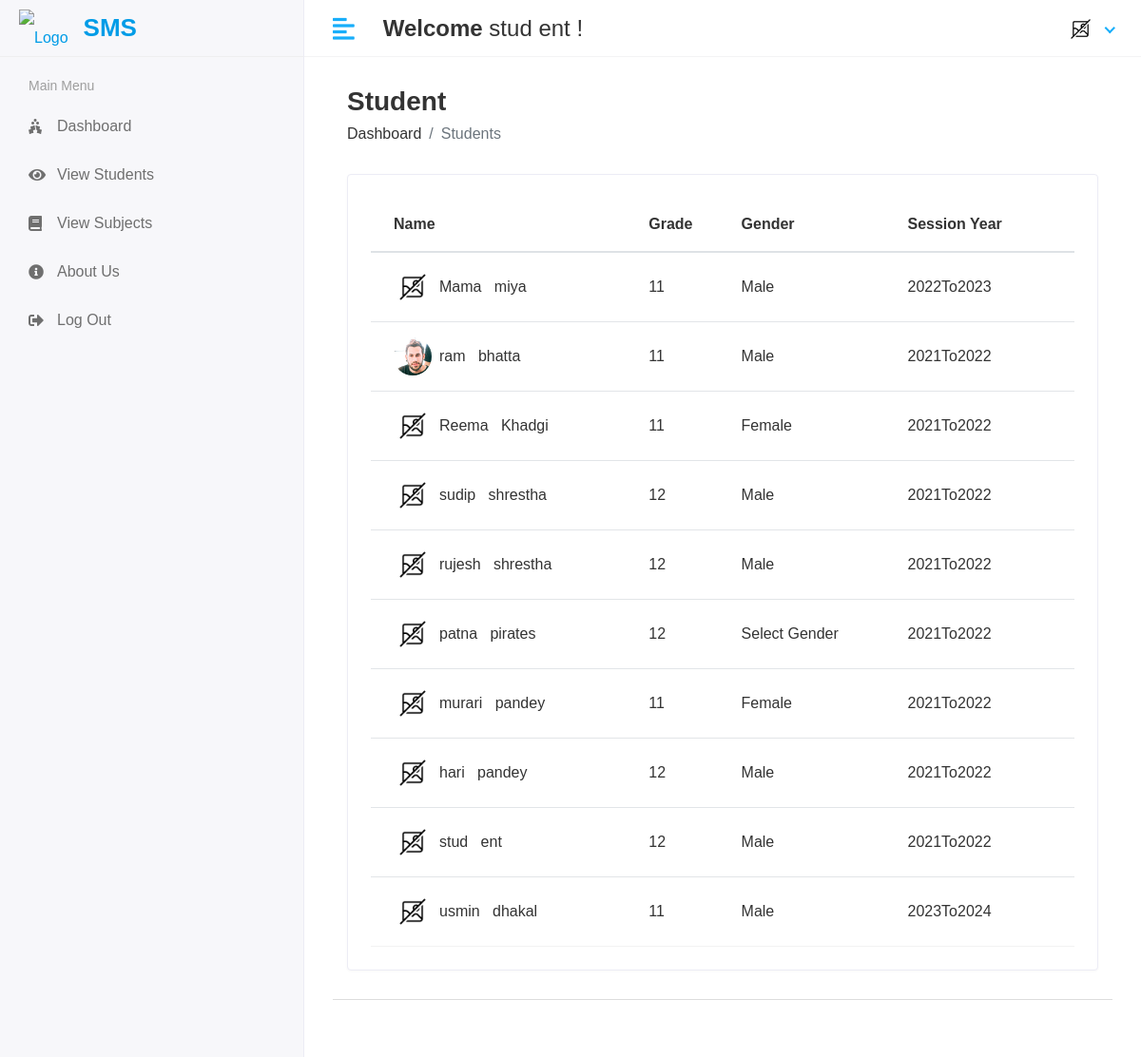
The page /Hod/Student/View (signed in) on the database as committed earlier.
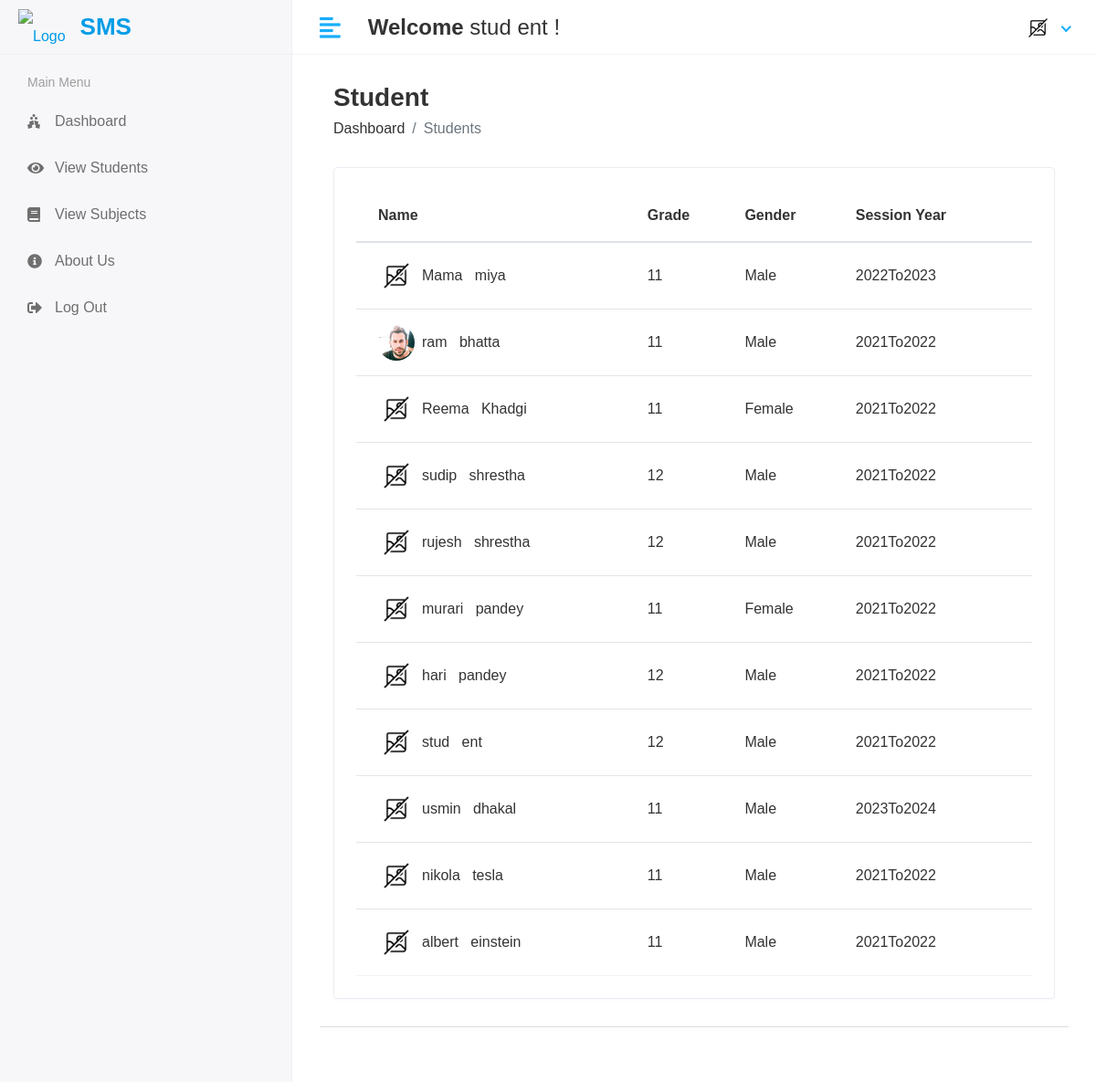
The same page on the database as committed later.
### sms/models.py (models this page shows, shortened)
class CustomUser(AbstractUser):
    USER_CHOICES = (
        (1, 'HOD'),
        (2, 'STAFF'),
        (3, 'STUDENT'),
    )
    user_type = models.CharField(choices=USER_CHOICES, max_length=50, default=1)
    profile_pic = models.ImageField(upload_to='media/profile_pic')

class Student(models.Model):
    admin =models.OneToOneField(CustomUser,on_delete=models.CASCADE)
    address=models.TextField()
    gender=models.CharField(max_length=100)
    rollno = models.CharField(max_length=20, unique=True, null=True, blank=True)
    course_id = models.ForeignKey(Course,on_delete=models.DO_NOTHING,default=1)
    session_year_id=models.ForeignKey(Session_Year,on_delete=models.DO_NOTHING)
    created_at=models.DateTimeField(auto_now_add=True)
    updated_at=models.DateTimeField(auto_now=True)

class Course(models.Model):
    name = models.CharField(max_length=100)
    created_at = models.DateTimeField(auto_now_add=True)
    updated_at = models.DateTimeField(auto_now=True)

class Session_Year(models.Model):
    session_start=models.CharField(max_length=100)
    session_end=models.CharField(max_length=100)

### student_management_system/Hod_Views.py (the view)
# urls.py: path('Hod/Student/View',Hod_Views.VIEW_STUDENT,name='view_student'),
@login_required(login_url='/')
def VIEW_STUDENT(request):
    student= Student.objects.all()
    context={
        'student': student,
    }
    return render(request,'Hod/view_student.html',context)

### templates/Hod/view_student.html (shortened to what this page needs)
{% extends 'base.html' %}
{% load static %}
{% block content %}
<div class="content container-fluid">
    <div class="page-header">
       <div class="row align-items-center">
          <div class="col">
             <h3 class="page-title">Student</h3>
             <ul class="breadcrumb">
                <li class="breadcrumb-item"><a href="index.html">Dashboard</a></li>
                <li class="breadcrumb-item active">Students</li>
             </ul>
          </div>
       </div>
    </div>
    <div class="row">
       <div class="col-sm-12">
          <div class="card card-table">
             <div class="card-body">
                <div class="table-responsive">
                   <table id="table_id"class="table table-hover table-center mb-0 ">
                      <thead>
                         <tr>
                            <th>Name</th>
                            <th>Grade</th>
                            <th>Gender</th>
                            <th>Session Year</th>
                         </tr>
                      </thead>
                      <tbody>
                        {% for i in student %}
                        <tr>
                            <td>
                               <h2 class="table-avatar">
                                {% if i.admin.profile_pic %}
                                    <a  class="avatar avatar-sm mr-2"><img class="avatar-img rounded-circle" src="/{{i.admin.profile_pic}}" alt="User Image"></a>
                                {% else %}
                                    <a  class="avatar avatar-sm mr-2"><img class="avatar-img rounded-circle" src="{% static 'assets/img/NoImg.png'%}" alt="No Image"></a>
                                {% endif %}
                                {{i.admin.first_name}} &nbsp; {{i.admin.last_name}}</a>
                               </h2>
                            </td>
                            <td>{{i.course_id.name}}</td>
                            <td>{{i.gender}}</td>
                            <td>{{i.session_year_id.session_start}}To{{i.session_year_id.session_end}}</td>
                         </tr>
                         {% endfor %}
                      </tbody>
                   </table>
                </div>
             </div>
          </div>
       </div>
    </div>
 </div>
{% endblock %}

### templates/base.html (shortened to what this page needs)
<!DOCTYPE html>
<html lang="en">
{% load static %}
   <head>
      <link rel="stylesheet" href="{% static 'assets/fonts.css' %}">
      <link rel="stylesheet" href="{% static 'assets/plugins/bootstrap/css/bootstrap.min.css' %}">
      <link rel="stylesheet" href="{% static 'assets/plugins/fontawesome/css/fontawesome.min.css' %}">
      <link rel="stylesheet" href="{% static 'assets/plugins/fontawesome/css/all.min.css' %}">
      <link rel="stylesheet" href="{% static 'assets/css/style.css' %}">
      <link rel="stylesheet" href="{% static 'assets/css/assets/css/homepageslider.css' %}">
      <link rel="stylesheet" href="{% static 'assets/plugins/datatables/datatables.min.css' %}">
   </head>
   <body>
    <div class="main-wrapper">
        {% include 'includes/header.html' %}
        {% include 'includes/sidebar.html' %}
        <div class="page-wrapper">
         <div class="content container-fluid">
            {% block content%}
            {% endblock %}
            {% include 'includes/footer.html' %}
        </div>
      </div>
   </body>
</html>

### templates/includes/header.html (shortened to what this page needs)
{% load static %}
<div class="header">
    <div class="header-left">
        <a class="logo">
            <span style="display: inline-block;">
                <img src="{% static 'assets/img/college.jpg' %}" alt="Logo" style="vertical-align: middle; " >
                <a style="display: inline-block; margin-left: 16px; font-size: 26px" href="{% url 'hod_home'%}" ><strong>SMS</strong></a>
            </span>
        </a>
    </div>
    <a href="javascript:void(0);" id="toggle_btn">
    <i class="fas fa-align-left"></i>
    </a>
    <div class="top-nav-search mt-3">
        <h4><strong>Welcome</strong>&nbsp;<span>{{user.first_name}} {{user.last_name}}</span>&nbsp;!</h4>
    </div>
    <ul class="nav user-menu">
        <li class="nav-item dropdown has-arrow">
            <a href="#" class="dropdown-toggle nav-link" data-toggle="dropdown">
            {% if user.profile_pic == "" %}
                <span class="user-img"><img class="rounded-circle" src="{% static 'assets/img/NoImg.png'%}" width="31" alt="Admin Madhav"></span>
            {% else %}
                <span class="user-img"><img class="rounded-circle" src="/{{user.profile_pic}}" width="31" alt="Admin Madhav"></span>
            {% endif %}
            </a>
        </li>
    </ul>
</div>

### templates/includes/sidebar.html (shortened to what this page needs)
{% load active_link_tags %}
<div class="sidebar" id="sidebar">
    <div class="sidebar-inner slimscroll">
       <div id="sidebar-menu" class="sidebar-menu">
         {% if user.user_type == "1" %}
          <ul>
             <li class="menu-title">
                <span>Main Menu</span>
             </li>
             <li class="{% active_link  'hod_home' 'active' %}">
               <a href="{% url 'hod_home'%}"><i class="fas fa-holly-berry"></i> <span>Dashboard</span></a>
            </li>
             <li class="submenu {% active_link  'add_student' 'active' %} {% active_link  'view_student' 'active' %}">
                <a href="#"><i class="fas fa-user-graduate"></i> <span> Students</span> <span class="menu-arrow"></span></a>
                <ul>
                  <li><a href="{% url 'add_student' %}">Add Student</a></li>
                  <li><a href="{% url 'view_student' %}">View Student</a></li>
                </ul>
             </li>
             <li class="submenu {% active_link  'add_staff' 'active' %} {% active_link  'view_staff' 'active' %}">
                <a href="#"><i class="fas fa-chalkboard-teacher"></i> <span> Teachers</span> <span class="menu-arrow"></span></a>
                <ul>
                   <li><a href="{% url 'add_staff' %}"> Add Teacher</a></li>
                   <li><a href="{% url 'view_staff'%}">View Teacher</a></li>
                </ul>
             </li>
             <li class="submenu {% active_link  'add_subject' 'active' %} {% active_link  'view_subject' 'active' %}">
                <a href="#"><i class="fas fa-book-reader"></i> <span> Subjects</span> <span class="menu-arrow"></span></a>
                <ul>
                   <li><a href="{% url 'add_subject' %}">Add Subject </a></li>
                   <li><a href="{% url 'view_subject' %}">View Subject</a></li>
                </ul>
             </li>
             <li class="submenu {% active_link  'add_session' 'active' %} {% active_link  'view_session' 'active' %}">
                <a href="#"><i class="fas fa-book-reader"></i> <span> Session </span> <span class="menu-arrow"></span></a>
                <ul>
                   <li><a href="{% url 'add_session' %}">Add Session  </a></li>
                   <li><a href="{% url 'view_session' %}">View Session</a></li>
                </ul>
             </li>
             <li class="{% active_link  'staff_send_notification' 'active' %}">
                <a href="{% url 'staff_send_notification' %}"><i class= "fa fa-bell"></i> <span> Send Staff Notification</span></a>
             </li>
             <li class="menu-title">
            <li class="{% active_link  'about_us' 'active' %}">
               <a href="{% url 'about_us'%}"><i class="fas fa fa-info-circle"></i> <span>About Us</span></a>
            </li>
            <li>
               <a href="{%url 'logout'%}"><i class="fas fa-sign-out-alt"></i> <span>Log Out</span></a>
            </li>
          </ul>
          {% elif user.user_type == "3"%}
          <ul>
            <li class="menu-title">
               <span>Main Menu</span>
            </li>
            <li class="{% active_link  'hod_home' 'active' %}">
              <a href="{% url 'hod_home'%}"><i class="fas fa-holly-berry"></i> <span>Dashboard</span></a>
           </li>
            <li class="{% active_link  'view_student' 'active' %}">
              <a href="{% url 'view_stud'%}"><i class="fas fa-solid fa-eye"></i> <span>View Students</span></a>
           </li>
            <li class="{% active_link  'view_subject' 'active' %}">
              <a href="{% url 'view_subject'%}"><i class="fas fa-solid fa-book"></i> <span>View Subjects</span></a>
           </li>
            <li class="{% active_link  'about_us' 'active' %}">
               <a href="{% url 'about_us'%}"><i class="fas fa fa-info-circle"></i> <span>About Us</span></a>
            </li>
           <li >
            <a href="{%url 'logout'%}"><i class="fas fa-sign-out-alt"></i> <span>Log Out</span></a>
          </li>
           </ul>
          {% endif %}
       </div>
    </div>
</div>

### templates/includes/footer.html
<footer>
</footer>

Rows that differ between the two databases and show on the page:
removed Student: admin.first_name "patna", admin.last_name "pirates", course_id.name "12", gender "Select Gender", session_year_id.session_start "2021", session_year_id.session_end "2022"
added Student: admin.first_name "nikola", admin.last_name "tesla", course_id.name "11", gender "Male", session_year_id.session_start "2021", session_year_id.session_end "2022"
added Student: admin.first_name "albert", admin.last_name "einstein", course_id.name "11", gender "Male", session_year_id.session_start "2021", session_year_id.session_end "2022"
